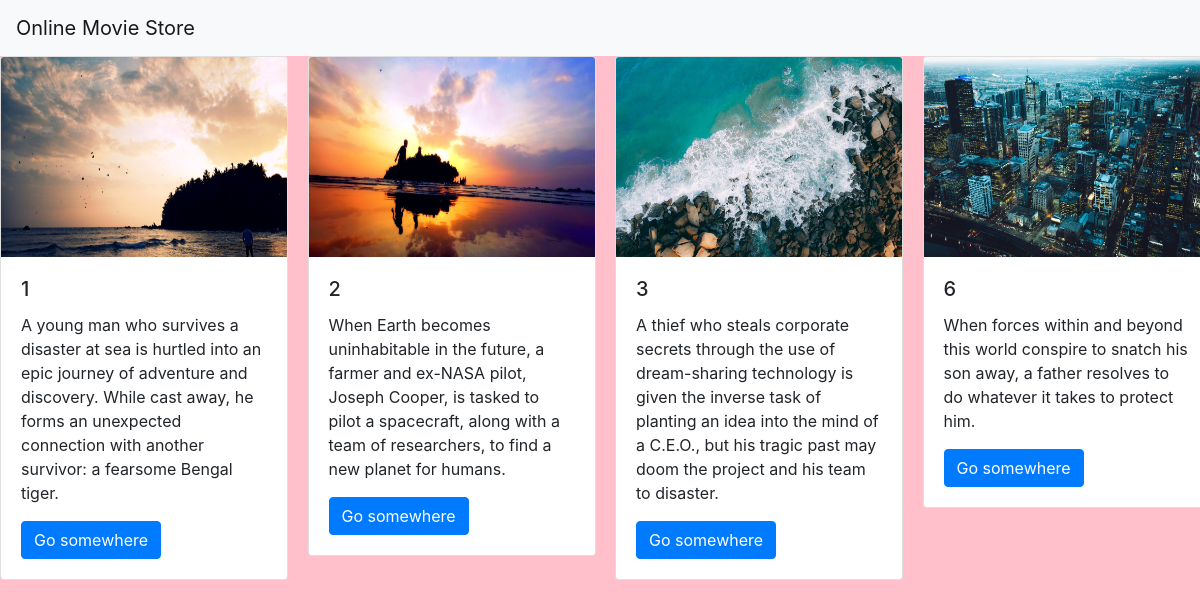
The page / on the database its author committed.
### movieapp/models.py (models this page shows, shortened)
class Movie(models.Model):
    nanme=models.CharField(max_length=250)
    desc=models.TextField()
    year=models.IntegerField()
    img=models.ImageField(upload_to='gallery')

### movieapp/views.py (the view)
# urls.py: path('',views.index,name='index'),
def index(request):
    movie=Movie.objects.all()
    context={
        'movie_list':movie
    }
    return  render(request,'index.html',context)

### template/index.html
{% extends 'base.html' %}
{% block body %}
<div class="cotainer">
    <div class="row">
        {% for i in movie_list %}
        <div class="col-md-3">
            <div class="card" style="width: 18rem;">
  <img class="card-img-top" src="{{i.img.url}}" alt="Card image cap"  height="200px;">
  <div class="card-body">
    <h5 class="card-title">{{i.id}}</h5>
    <p class="card-text">{{i.desc}}</p>
    <a href="{% url  'movieapp:detail' i.id %}" class="btn btn-primary">Go somewhere</a>
  </div>
</div>
        </div>
        {% endfor %}
    </div>
</div>
{% endblock %}

### template/base.html (shortened to what this page needs)
{% load static %}
<!DOCTYPE html>
<html lang="en">
<head>
    <link rel="stylesheet" href="https://cdn.jsdelivr.net/npm/bootstrap@4.0.0/dist/css/bootstrap.min.css">
    <link rel="stylesheet" href="{% static 'style.css' %}">
</head>
<body>
<nav class="navbar navbar-light bg-light">
  <a class="navbar-brand" href="#">
    Online Movie Store
  </a>
</nav>
{% block body %}
{% endblock %}
</body>
</html>

### static/style.css (style rules this page uses)
body { background-color:pink; }

### rows shown on the page
Movie: img (picture), id "1", desc "A young man who survives a disaster at sea is hurtled into an epic journey of adventure and discovery. While cast away, he forms an unexpected connection with another survivor: a fearsome Bengal tiger."
Movie: img (picture), id "2", desc "When Earth becomes uninhabitable in the future, a farmer and ex-NASA pilot, Joseph Cooper, is tasked to pilot a spacecraft, along with a team of researchers, to find a new planet for humans."
Movie: img (picture), id "3", desc "A thief who steals corporate secrets through the use of dream-sharing technology is given the inverse task of planting an idea into the mind of a C.E.O., but his tragic past may doom the project and his team to disaster."
Movie: img (picture), id "6", desc "When forces within and beyond this world conspire to snatch his son away, a father resolves to do whatever it takes to protect him."
